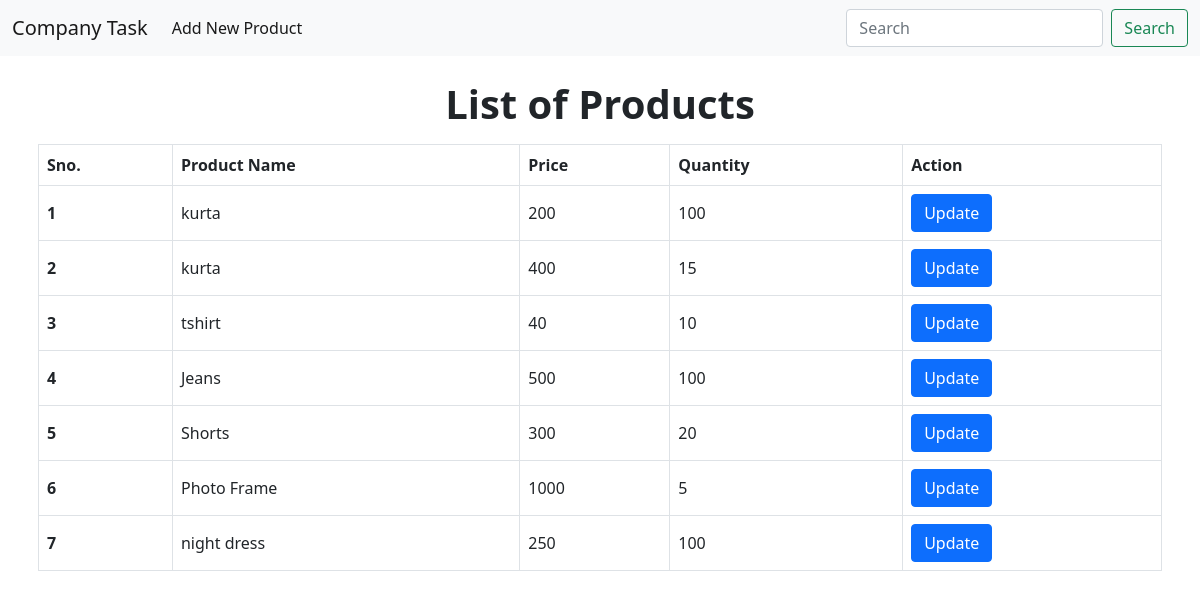
The page / on the database its author committed.
### task/models.py (models this page shows)
class Product(models.Model):
    product_name = models.CharField(max_length=50)
    price = models.PositiveIntegerField()
    quantity = models.PositiveIntegerField()

### task/views.py (the view)
# urls.py: 2. Add a URL to urlpatterns:  path('', views.home, name='home')
def home(request):
    products = Product.objects.all()
    return render(request,'index.html',{'products':products})

### templates/index.html
{% extends 'base.html' %}
{% block body %}
<div class="container p-2">
    <h1 class="text-center fw-bold my-3">List of Products</h1>
    <table class="table table-bordered align-middle">
        <thead>
          <tr>
            <th scope="col">Sno.</th>
            <th scope="col">Product Name</th>
            <th scope="col">Price</th>
            <th scope="col">Quantity</th>
            <th scope="col">Action</th>
          </tr>
        </thead>
        <tbody>
            {% for product in products %}
            <tr>
                <th scope="row">{{forloop.counter}}</th>
                <td>{{product.product_name}}</td>
                <td>{{product.price}}</td>
                <td>{{product.quantity}}</td>
                <td><a href={% url 'update-product' product.id %} class="btn btn-primary">Update</a>
                </td>
            </tr>
            {% endfor %}
        </tbody>
      </table>
</div>
{% endblock body %}

### templates/base.html (shortened to what this page needs)
<!doctype html>
<html lang="en">
  <head>
    <link href="https://cdn.jsdelivr.net/npm/bootstrap@5.0.2/dist/css/bootstrap.min.css" rel="stylesheet">
  </head>
  <body>
    <nav class="navbar navbar-expand-lg navbar-light bg-light">
        <div class="container-fluid">
          <a class="navbar-brand" href="/">Company Task</a>
          <div class="collapse navbar-collapse" id="navbarSupportedContent">
            <ul class="navbar-nav me-auto mb-2 mb-lg-0">
              <a class="nav-link active" aria-current="page" href="{% url 'add-new-product' %}">Add New Product</a>
            </ul>
            <form class="d-flex" method = "get" action={% url 'search' %}>
              <input class="form-control me-2" type="search" placeholder="Search" name="get_query" aria-label="Search">
              <button class="btn btn-outline-success" type="submit">Search</button>
          </div>
        </div>
      </nav>
{% block body %}{% endblock body %}
  </body>
</html>

### rows shown on the page
Product: product_name "kurta", price "200", quantity "100"
Product: product_name "kurta", price "400", quantity "15"
Product: product_name "tshirt", price "40", quantity "10"
Product: product_name "Jeans", price "500", quantity "100"
Product: product_name "Shorts", price "300", quantity "20"
Product: product_name "Photo Frame", price "1000", quantity "5"
Product: product_name "night dress", price "250", quantity "100"
